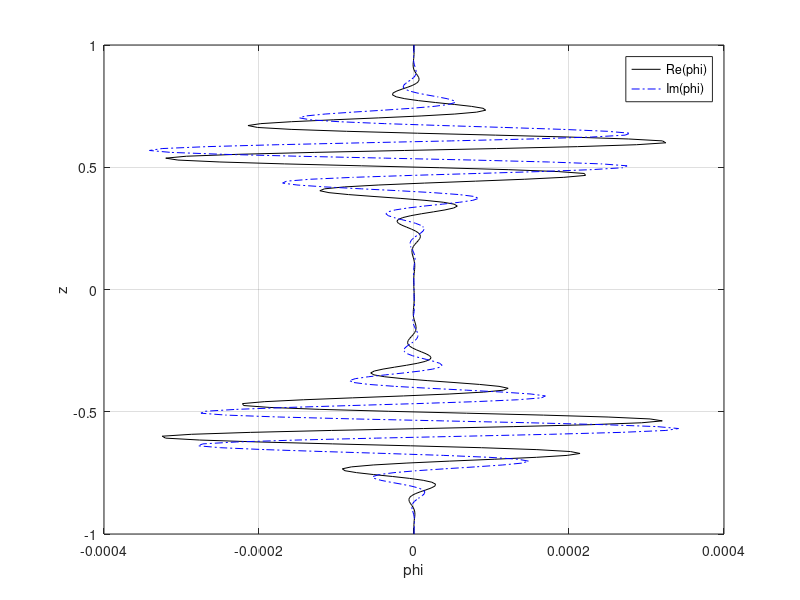
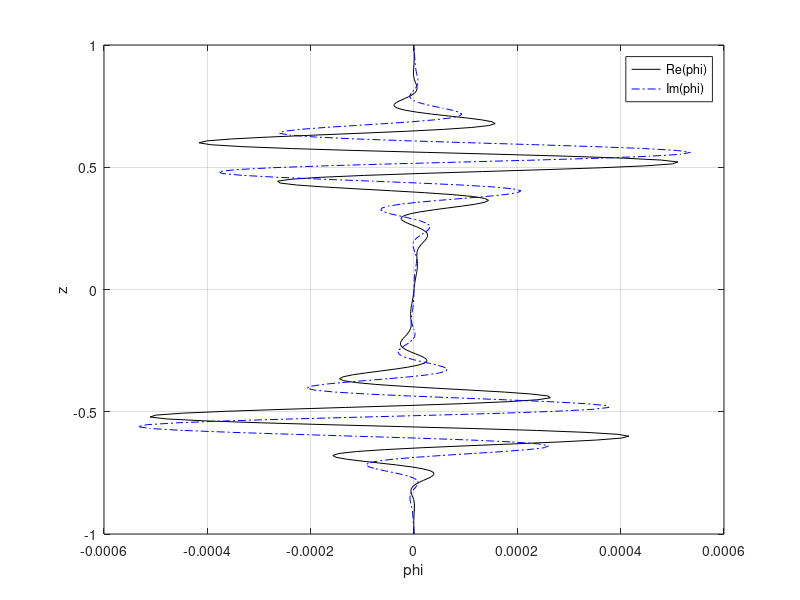
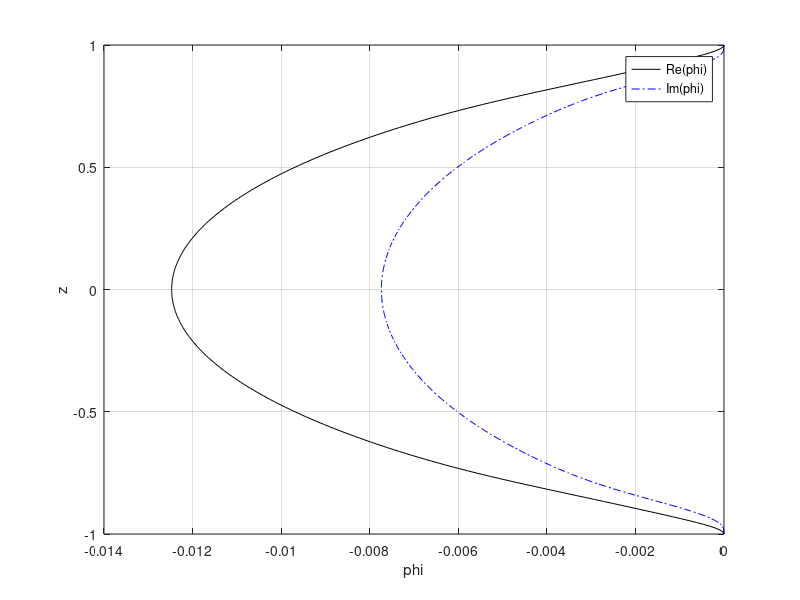
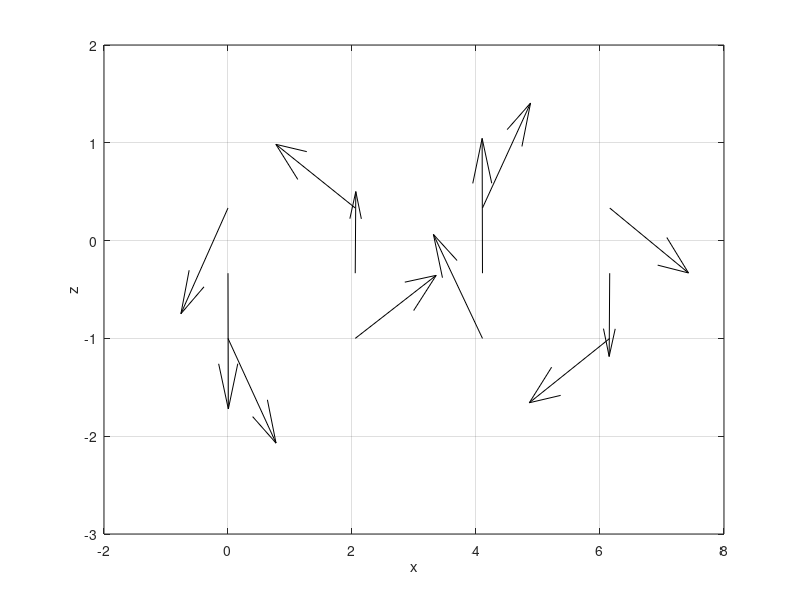

These figures' MATLAB source, in order:
c = [];
Re = 5772.22;
alpha = 1.02056;
for m=9:9
    N = 2^m;
    gridpts = 2^(m-1); % # grid points
    h = 2/(gridpts-1);  
    U = zeros([gridpts 1]);
    for i = 1:gridpts-1
        U(i)= 1-(-1 + h*(i-1))^2;
    end
    A = zeros(N);
    B = zeros(N);
    b = (-1)^0.5 / (alpha*Re);
    % phi' = 0 BC
    A(1,2) = -3;
    A(1,4) = 4;
    A(1,6) = -1;
    % phi' = 0 BC
    A(2,2) = 1;
    for j = 2:N/2 - 1
        k = 2*j-1;
        B(k,k) = 1;
        A(k,k-2) = b/h^2 ; %psi_j-1
        A(k,k) = U(j) - (2/h^2 + alpha^2)*b ; %psi_j
        A(k,k+1) = 2 ; %phi_j
        A(k,k+2) = b/h^2; %psi_j+1
        k = k+1;
        A(k,k-2) = -1/h^2;
        A(k,k-1) = 1;
        A(k,k) = 2/h^2 + alpha^2; 
        A(k,k+2) = -1/h^2;
    end
    % phi' = 0 BC
    A(N-1,N-4) = 1;
    A(N-1,N-2) = -4;
    A(N-1,N) = 3;
    % phi = 0 BC
    A(N,N) = 1;
    [eigvec,v] = eig(A,B); % v generalized eigenvalues as entries on a diagonal matrix 
    vsorted = sort(diag(v));
    vsorted(1); % Least stable mode
    gridpts; % # grid points
    c = [c;abs(imag(vsorted(1)))];
end
v = diag(v);

% matrix of phi(z)'s
phi_eig_fns = zeros(N/2);
for j=1:N
    phi_temp = zeros([N/2 1]); % create temporary vector
    for k = 2:2:N
        phi_temp(k/2) = eigvec(k,j);
    end
    phi_eig_fns(:,j) = phi_temp;
end

imagc = [];
realc = [];
vec1 = []; vec2 = []; vec3 = [];
for j=1:N
    if imag(v(j)) > -1
        imagc = [imagc; imag(v(j))];  
        realc = [realc; real(v(j))];
        if real(v(j)) < 0.65
            vec1 = [vec1;j];
        end
        if imag(v(j)) < -0.4
            vec2 = [vec2; j];
        end
        if real(v(j)) > 0.7
            vec3 = [vec3;j];
        end     
    end
end
z = linspace(-1,1,N/2);
% Creating plots of phis
% redefining vecs
for k=1:length(vec1)
   vec1(k) = v(vec1(k));
end
minv1 = min(vec1);
figure(4)
for i=1:length(v)
   if v(i)==minv1
      i
      v(i)
      plot(real(phi_eig_fns(:,i)),z,"color","k")
      hold on
      plot(imag(phi_eig_fns(:,i)),z,"-.","color","b")
      grid on
      xlabel("\phi")
      ylabel("z")
   end
end
legend("Re(\phi)", "Im(\phi)", "Location", "best")
figure(2)
for k=1:length(vec2)
   vec2(k) = v(vec2(k));
end
minv2 = min(vec2);
for i=1:length(v)
   if v(i)==minv2
      i
      v(i)
      plot(real(phi_eig_fns(:,i)),z,"color", "k")
      hold on
      plot(imag(phi_eig_fns(:,i)),z, "-.","color","b")
      grid on
      xlabel("\phi")
      ylabel("z")
   end
end
legend("Re(\phi)", "Im(\phi)", "Location", "best")
figure(3)
for k=1:length(vec3)
   vec3(k) = v(vec3(k));
end
minv3 = min(vec3);
for i=1:length(v)
   if v(i)==minv3
      i
      v(i)
      plot(real(phi_eig_fns(:,i)),z,"color","k")
      hold on
      plot(imag(phi_eig_fns(:,i)),z, "-.","color","b")
      grid on
      xlabel("\phi")
      ylabel("z")
   end
end
legend("Re(\phi)", "Im(\phi)", "Location", "best")


% Finding critical phi
for i=1:N
    if v(i) == vsorted(1)
        phi_crit =[]; % phi(z) when c = c_crit
        for j=2:2:N
            phi_crit = [phi_crit; eigvec(j,i)];
        end
    end
end

% What do phi(z) fns look like?

% phi_crit
% figure(4)
% z = linspace(-1,1,length(phi_crit));
% plot(z,real(phi_crit))
% hold on
% plot(z,imag(phi_crit),"--")


phi_bound = [];
for k=1:length(v)-2 % -2 as final two eigenfns are just one at each end
    %eigvec(:,j)
    phi = [];
    for j=2:2:N
        phi = [phi; eigvec(j,k)];
        if eigvec(j,k) == 1 % trying to find where eigenfn is just 1
            phi_bound = [phi_bound;k];
        end
    end
    %plot(real(phi))
    %hold on
    %grid on
end

% plot of 5 least stable modes
% figure(5) 
% z = linspace(-1,1,N/2);
% for j=1:5
%     for i=1:N
%         if v(i) == vsorted(j)
%             phi_least_stable = [];
%             for j=2:2:N
%                 phi_least_stable = [phi_least_stable; eigvec(j,i)];
%             end
%             plot(z,real(phi_least_stable))
%             hold on
%         end
%     end
% end
% grid on
% %title("5 Least stable modes")
% ylabel("\phi(z)")
% xlabel("z")

phiz = phi_crit;
M = length(phiz);
% phi'(z)=0
phi_z = zeros([M 1]);
phi_z(1) = (-3*phiz(1)+4*phiz(2)-phiz(3))/(2*h);
phi_z(N/2) = (3*phiz(M)-4*phiz(M-1)+phiz(M-2))/(2*h);
for k=2:M - 1
    phi_z(k) = (phiz(k+1)-phiz(k-1))/(2*h);
    k;
end
c = vsorted(1);
c= real(vsorted(1)); % setting c_i = 0
x = linspace(0,2*pi/alpha,M);
z = linspace(-1,1,M);
U_hat = zeros(M);
W_hat = zeros(M);
t=0;
for k=1:M % varying x only for one cycle
    U_hat(:,k) = phi_z * exp( sqrt(-1)*alpha*(x(k)-c*t));% phi'(z)
    W_hat(:,k) = phiz*(-sqrt(-1))*alpha*exp( sqrt(-1)*alpha*(x(k)-c*t));% -i*alpha*phi(z)
end
% Create new array so that quiver plot is more readable
approx = 64;
U_hat_approx = zeros(M/approx); W_hat_approx = zeros(M/approx);
for l=1:M/approx
    for k=1:M/approx
        % fixed column, go down the column in 16's
        U_hat_approx(l,k) = U_hat(l*approx,k*approx);
        W_hat_approx(l,k) = W_hat(l*approx,k*approx);
    end 
end

figure(7)
% Redefine x, z for plot
x = linspace(0,2*pi/alpha,M/approx);
z = linspace(-1,1,M/approx);
quiver(x,z,real(U_hat_approx),real(W_hat_approx),"k");
grid on
xlabel("x")
ylabel("z")

% contour(x,z,real(U_hat_approx),real(W_hat_approx));
% grid on 
% hold off
% xlabel("x")
% ylabel("z")

% 
% for j=1:M
%         w = mode(x(j),t,alpha,c);
%         uhat = [uhat; phi_z(k)*w]; % phi'(z)
%         what = [what; -sqrt(-1)*alpha*phiz(k)*w]; % -i*alpha*phi(z)
%         t=t+30;
%     end



% figure(3)
% for i=1:M
%     plot(x,real(Uhat(:,i)),z,real(What(:,i))); % real(What(:,i))
% end



